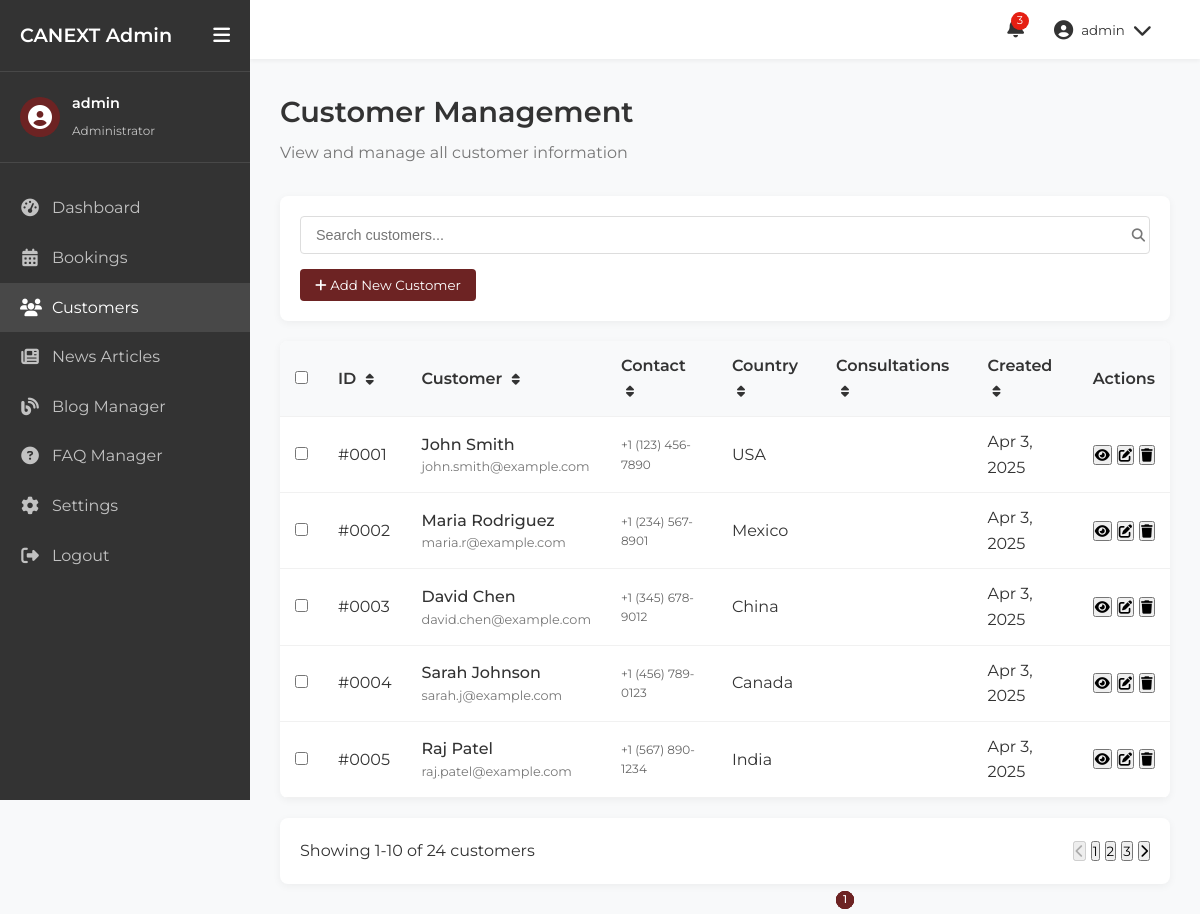
Screenshot of /admin/customers.php (signed in) with the database file from the repository.
### tables this page shows
CREATE TABLE customers (
    id INT AUTO_INCREMENT PRIMARY KEY,
    first_name VARCHAR(50) NOT NULL,
    last_name VARCHAR(50) NOT NULL,
    email VARCHAR(100) NOT NULL UNIQUE,
    phone VARCHAR(20),
    address TEXT,
    city VARCHAR(50),
    postal_code VARCHAR(20),
    country VARCHAR(50),
    date_of_birth DATE,
    citizenship VARCHAR(50),
    passport_number VARCHAR(50),
    immigration_status VARCHAR(50),
    notes TEXT,
    created_at TIMESTAMP DEFAULT CURRENT_TIMESTAMP,
    updated_at TIMESTAMP DEFAULT CURRENT_TIMESTAMP ON UPDATE CURRENT_TIMESTAMP
);

### admin/includes/db_connection.php (called while the page is built, shortened)
<?php
$db_host = '193.203.184.121';
$db_user = 'u911550082_canext';
$db_pass = 'Milk@sdk14';
$db_name = 'u911550082_canext';
$conn = new mysqli($db_host, $db_user, $db_pass, $db_name);
function executeQuery($sql) {
    global $conn;
    return $conn->query($sql);
}
?>

### admin/customers.php (the view, shortened to what this page needs)
<?php include('includes/header.php');
include('includes/db_connection.php');
$sql = "SELECT * FROM customers ORDER BY created_at DESC";
$result = executeQuery($sql);
?>
<div class="admin-content-header">
    <h1>Customer Management</h1>
    <p>View and manage all customer information</p>
</div>
<div class="admin-controls">
    <div class="admin-search">
        <input type="text" placeholder="Search customers..." id="customer-search">
        <button><i class="fas fa-search"></i></button>
    </div>
    <div class="admin-actions">
        <button class="btn-primary" id="add-customer-btn">
            <i class="fas fa-plus"></i> Add New Customer
        </button>
    </div>
</div>
<div class="admin-table-container">
    <table class="admin-table customer-table">
        <thead>
            <tr>
                <th>
                    <input type="checkbox" id="select-all-customers">
                </th>
                <th>ID <i class="fas fa-sort"></i></th>
                <th>Customer <i class="fas fa-sort"></i></th>
                <th>Contact <i class="fas fa-sort"></i></th>
                <th>Country <i class="fas fa-sort"></i></th>
                <th>Consultations <i class="fas fa-sort"></i></th>
                <th>Created <i class="fas fa-sort"></i></th>
                <th>Actions</th>
            </tr>
        </thead>
        <tbody>
            <?php if ($result && $result->num_rows > 0): ?>
                <?php while($customer = $result->fetch_assoc()):
                    $customer_email = $customer['email'];
                    $consult_sql = "SELECT COUNT(*) as count FROM appointments WHERE email = '$customer_email'";
                    $consult_result = executeQuery($consult_sql);
                    $consult_count = 0;
                    if ($consult_result && $consult_result->num_rows > 0) {
                        $consult_data = $consult_result->fetch_assoc();
                        $consult_count = $consult_data['count'];
                    }
                ?>
                    <tr>
                        <td><input type="checkbox" class="customer-select"></td>
                        <td>#<?php echo str_pad($customer['id'], 4, '0', STR_PAD_LEFT); ?></td>
                        <td>
                            <div class="customer-info">
                                <span class="customer-name"><?php echo $customer['first_name'] . ' ' . $customer['last_name']; ?></span>
                                <span class="customer-email"><?php echo $customer['email']; ?></span>
                            </div>
                        </td>
                        <td>
                            <div class="customer-contact">
                                <span class="customer-phone"><?php echo $customer['phone']; ?></span>
                            </div>
                        </td>
                        <td><?php echo $customer['country'] ?? 'N/A'; ?></td>
                        <td>
                            <span class="consultation-count"><?php echo $consult_count; ?></span>
                        </td>
                        <td>
                            <div class="created-date">
                                <span><?php echo date('M j, Y', strtotime($customer['created_at'])); ?></span>
                            </div>
                        </td>
                        <td>
                            <div class="action-buttons">
                                <button class="btn-icon view-customer" title="View Details" data-id="<?php echo $customer['id']; ?>">
                                    <i class="fas fa-eye"></i>
                                </button>
                                <button class="btn-icon edit-customer" title="Edit" data-id="<?php echo $customer['id']; ?>">
                                    <i class="fas fa-edit"></i>
                                </button>
                                <button class="btn-icon delete-customer" title="Delete" data-id="<?php echo $customer['id']; ?>">
                                    <i class="fas fa-trash"></i>
                                </button>
                            </div>
                        </td>
                    </tr>
                <?php endwhile; ?>
            <?php else: ?>
                <tr>
                    <td colspan="8" style="text-align: center;">No customers found</td>
                </tr>
            <?php endif; ?>
        </tbody>
    </table>
</div>
<div class="admin-table-footer">
    <div class="table-info">
        Showing <span>1-10</span> of <span>24</span> customers
    </div>
    <div class="pagination">
        <button class="page-btn" disabled><i class="fas fa-chevron-left"></i></button>
        <button class="page-btn active">1</button>
        <button class="page-btn">2</button>
        <button class="page-btn">3</button>
        <button class="page-btn"><i class="fas fa-chevron-right"></i></button>
    </div>
</div>
<?php include('includes/footer.php'); ?>

### admin/css/admin-styles.css (style rules this page uses)
:root { --color-cream: #FEF9E1; --color-gold: #E5D0AC; --color-red: #e51f13; --color-burgundy: #6D2323; --color-dark: #333333; --color-light: #FFFFFF; --color-gray: #f5f5f5; --color-gray-dark: #777777; --font-primary: 'Montserrat', sans-serif; --font-secondary: 'Lora', serif; --transition: all 0.3s ease; --sidebar-width: 250px; --sidebar-collapsed-width: 70px; }
*, *::before, *::after { margin: 0; padding: 0; box-sizing: border-box; }
body { font-family: var(--font-primary); background-color: #f8f9fa; color: var(--color-dark); line-height: 1.6; }
button { cursor: pointer; font-family: var(--font-primary); }
.admin-content-header { margin-bottom: 30px; }
.admin-content-header h1 { font-size: 1.8rem; font-weight: 600; color: var(--color-dark); margin-bottom: 5px; }
.admin-content-header p { color: var(--color-gray-dark); }
.booking-datetime, .customer-info, .customer-contact, .created-date { display: flex; flex-direction: column; }
.booking-date, .customer-name, .consultation-count { font-weight: 500; color: var(--color-dark); }
.booking-time, .customer-email, .customer-phone { font-size: 12px; color: #666; }
.admin-table { width: 100%; border-collapse: collapse; }
.admin-table th, .admin-table td { padding: 12px 15px; text-align: left; }
.admin-table th { background-color: #f8f9fa; font-weight: 600; color: var(--color-dark); border-bottom: 1px solid #f1f1f1; }
.admin-table th i { margin-left: 5px; font-size: 0.8rem; cursor: pointer; }
.admin-table tbody tr { border-bottom: 1px solid #f1f1f1; }
.consultation-count { position: absolute; bottom: 5px; font-size: 0.7rem; background-color: var(--color-burgundy); color: white; width: 18px; height: 18px; border-radius: 50%; display: flex; justify-content: center; align-items: center; }
.admin-controls { margin-bottom: 20px; background-color: white; border-radius: 8px; padding: 20px; box-shadow: 0 2px 8px rgba(0,0,0,0.05); }
.admin-search { position: relative; margin-bottom: 15px; }
.admin-search input { width: 100%; padding: 10px 40px 10px 15px; border: 1px solid #ddd; border-radius: 4px; font-size: 0.9rem; }
.admin-search button { position: absolute; right: 5px; top: 50%; transform: translateY(-50%); background: none; border: none; color: var(--color-gray-dark); }
.admin-table-container { background-color: white; border-radius: 8px; overflow: hidden; box-shadow: 0 2px 8px rgba(0,0,0,0.05); margin-bottom: 20px; }
.customer-info { display: flex; flex-direction: column; }
.customer-name { font-weight: 500; }
.customer-email { font-size: 0.8rem; color: var(--color-gray-dark); }
.action-buttons { display: flex; gap: 5px; }
.admin-table-footer { display: flex; justify-content: space-between; align-items: center; padding: 20px; background-color: white; border-radius: 8px; box-shadow: 0 2px 8px rgba(0,0,0,0.05); }
.pagination { display: flex; align-items: center; gap: 5px; }
.btn-primary { background-color: var(--color-burgundy); color: white; border: none; padding: 8px 15px; border-radius: 4px; cursor: pointer; }

### rows the page displays
customers: id "0001", first_name "John", last_name "Smith", email "john.smith@example.com", phone "+1 (123) 456-7890", country "USA", created_at "Apr 3, 2025"
customers: id "0002", first_name "Maria", last_name "Rodriguez", email "maria.r@example.com", phone "+1 (234) 567-8901", country "Mexico", created_at "Apr 3, 2025"
customers: id "0003", first_name "David", last_name "Chen", email "david.chen@example.com", phone "+1 (345) 678-9012", country "China", created_at "Apr 3, 2025"
customers: id "0004", first_name "Sarah", last_name "Johnson", email "sarah.j@example.com", phone "+1 (456) 789-0123", country "Canada", created_at "Apr 3, 2025"
customers: id "0005", first_name "Raj", last_name "Patel", email "raj.patel@example.com", phone "+1 (567) 890-1234", country "India", consult_count "1", created_at "Apr 3, 2025"

### other values shown
$_SESSION['admin_username'] "admin"
